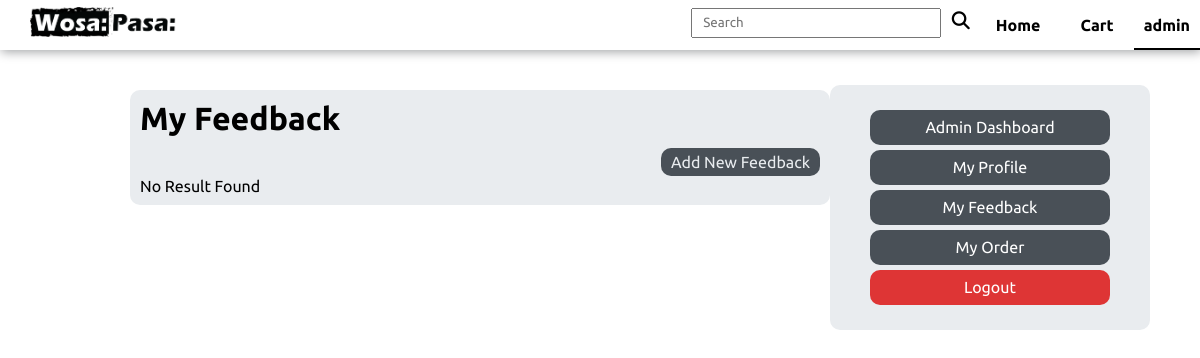
The app's page /wosapasa/myfeedback.php (signed in), older data.
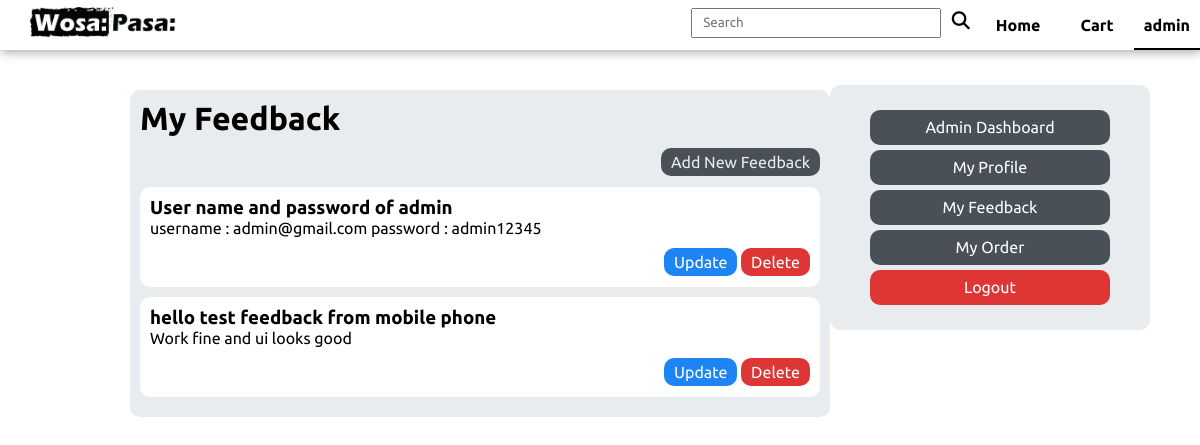
The same page, newer data.
### tables this page shows
CREATE TABLE `feedbacks` (
  `fb_id` int NOT NULL AUTO_INCREMENT,
  `title` varchar(150) NOT NULL,
  `message` text NOT NULL,
  `user_id` int NOT NULL,
  PRIMARY KEY (`fb_id`),
  KEY `user_id` (`user_id`),
  CONSTRAINT `feedbacks_ibfk_1` FOREIGN KEY (`user_id`) REFERENCES `users` (`user_id`)
);

### wosapasa/config/utility.php (called while the page is built, shortened)
<?php
function fetch_user($id, $conn)
{
    $q_user = "SELECT * from users  where user_id ='$id'";
    $result = mysqli_query($conn, $q_user);
    if (mysqli_num_rows($result) != 0) {
        $user = mysqli_fetch_assoc($result);
        return $user;
    } else {
        die("User not found");
    }
}
?>

### wosapasa/myfeedback.php (the view, shortened to what this page needs)
<?php
    require_once 'config/dbconfig.php';
    require_once 'config/utility.php';
    require_once './auth_user.php';
?>
<!DOCTYPE html>
<html lang="en">
<head>
    <?php
        require_once 'assets/component/head.php';
        $id = $_SESSION['id'];
        $user = fetch_user($id,$conn);
        $q_feedback = "SELECT * from feedbacks where user_id =". $user['user_id'];
        $result = mysqli_query($conn,$q_feedback);
    ?>
</head>
<body>
    <?php require_once 'assets/component/topnav.php'; ?>
    <div class="container">
        <div class="profile_row">
            <div class="col_6">
                <div class="feedback_content">
                    <h1>My Feedback</h1>
                    <div class="feedback_card_action">
                        <a href="feedback.php" class="btn feedback_btn">Add New Feedback</a>
                    </div>
                    <?php
                    if(mysqli_num_rows($result)!=0){
                    while($feedback = mysqli_fetch_assoc($result)){
                    ?>
                    <div class="feedback_card">
                        <h3><?= $feedback['title'] ?></h3>
                        <p><?= $feedback['message'] ?></p>
                        <div class="feedback_card_action">
                            <a class="primary_btn feedback_btn" href="/updatefeedback.php?id=<?= $feedback['fb_id'] ?>">Update</a>
                            <a class="danger_btn feedback_btn" href="/deletefeedback.php?id=<?= $feedback['fb_id'] ?>" onclick="return confirm('Confirm you want to delete Feedback ?')">Delete</a>
                        </div>
                    </div>
                    <?php
                    }
                }else{
                    echo "No Result Found";
                }
                    ?>
                </div>
            </div>
            <?php
                require_once 'assets/component/sidebar_profile.php'
            ?>
        </div>
    </div>
</body>
</html>

Row changes from the older to the newer data that the page shows:
added feedbacks: title "User name and password of admin", message "username : admin@gmail.com password : admin12345"
added feedbacks: title "hello test feedback from mobile phone", message "Work fine and ui looks good"
Text that changed along with them:
text no longer shown: "No Result Found"
